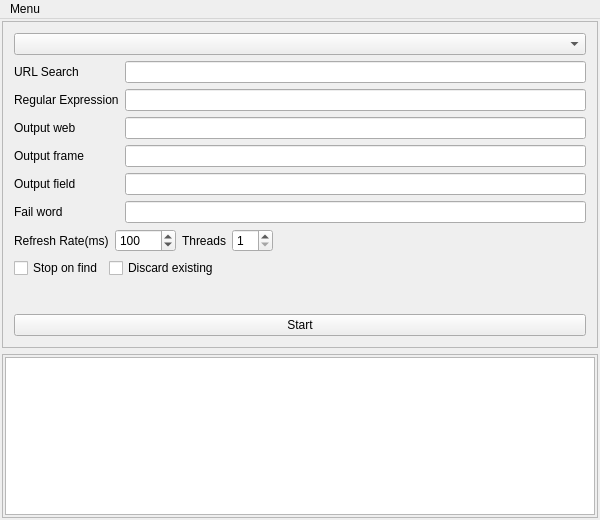
<?xml version="1.0" encoding="UTF-8"?>
<ui version="4.0">
 <class>MainWindow</class>
 <widget class="QMainWindow" name="MainWindow">
  <property name="geometry">
   <rect>
    <x>0</x>
    <y>0</y>
    <width>600</width>
    <height>520</height>
   </rect>
  </property>
  <property name="sizePolicy">
   <sizepolicy hsizetype="Fixed" vsizetype="Fixed">
    <horstretch>0</horstretch>
    <verstretch>0</verstretch>
   </sizepolicy>
  </property>
  <property name="windowTitle">
   <string>MainWindow</string>
  </property>
  <widget class="QWidget" name="centralWidget">
   <layout class="QVBoxLayout" name="verticalLayout_3">
    <property name="spacing">
     <number>2</number>
    </property>
    <property name="leftMargin">
     <number>2</number>
    </property>
    <property name="topMargin">
     <number>2</number>
    </property>
    <property name="rightMargin">
     <number>2</number>
    </property>
    <property name="bottomMargin">
     <number>2</number>
    </property>
    <item>
     <layout class="QVBoxLayout" name="verticalLayout" stretch="2,1">
      <property name="sizeConstraint">
       <enum>QLayout::SetMaximumSize</enum>
      </property>
      <item>
       <widget class="QFrame" name="frameTop">
        <property name="frameShape">
         <enum>QFrame::StyledPanel</enum>
        </property>
        <property name="frameShadow">
         <enum>QFrame::Raised</enum>
        </property>
        <layout class="QVBoxLayout" name="verticalLayout_5">
         <item>
          <widget class="QComboBox" name="comboProfiles">
           <property name="sizePolicy">
            <sizepolicy hsizetype="Preferred" vsizetype="Fixed">
             <horstretch>0</horstretch>
             <verstretch>0</verstretch>
            </sizepolicy>
           </property>
          </widget>
         </item>
         <item>
          <layout class="QFormLayout" name="formLayout_2">
           <item row="0" column="0">
            <widget class="QLabel" name="labelUrlSearch">
             <property name="text">
              <string>URL Search</string>
             </property>
            </widget>
           </item>
           <item row="0" column="1">
            <widget class="QLineEdit" name="lineEditUrlSearch"/>
           </item>
           <item row="1" column="0">
            <widget class="QLabel" name="labelRegularExpression">
             <property name="text">
              <string>Regular Expression</string>
             </property>
            </widget>
           </item>
           <item row="1" column="1">
            <widget class="QLineEdit" name="lineEditRegularExpression"/>
           </item>
           <item row="2" column="0">
            <widget class="QLabel" name="labelUrlOutput">
             <property name="text">
              <string>Output web</string>
             </property>
            </widget>
           </item>
           <item row="2" column="1">
            <widget class="QLineEdit" name="lineEditUrlOutput"/>
           </item>
           <item row="5" column="0">
            <widget class="QLabel" name="labelFailWord">
             <property name="text">
              <string>Fail word</string>
             </property>
            </widget>
           </item>
           <item row="5" column="1">
            <widget class="QLineEdit" name="lineEditFailWord"/>
           </item>
           <item row="4" column="0">
            <widget class="QLabel" name="labelOutputField">
             <property name="text">
              <string>Output field</string>
             </property>
            </widget>
           </item>
           <item row="4" column="1">
            <widget class="QLineEdit" name="lineEditOutpuField"/>
           </item>
           <item row="3" column="0">
            <widget class="QLabel" name="labelOutputFrame">
             <property name="text">
              <string>Output frame</string>
             </property>
            </widget>
           </item>
           <item row="3" column="1">
            <widget class="QLineEdit" name="lineEditOutputFrame"/>
           </item>
          </layout>
         </item>
         <item>
          <layout class="QGridLayout" name="gridLayout_2">
           <item row="0" column="0">
            <widget class="QLabel" name="labelRefresh">
             <property name="text">
              <string>Refresh Rate(ms)</string>
             </property>
             <property name="alignment">
              <set>Qt::AlignLeading|Qt::AlignLeft|Qt::AlignVCenter</set>
             </property>
            </widget>
           </item>
           <item row="0" column="2">
            <widget class="QLabel" name="labelThreads">
             <property name="text">
              <string>Threads</string>
             </property>
             <property name="alignment">
              <set>Qt::AlignLeading|Qt::AlignLeft|Qt::AlignVCenter</set>
             </property>
            </widget>
           </item>
           <item row="0" column="3">
            <widget class="QSpinBox" name="spinBoxThreads">
             <property name="minimum">
              <number>1</number>
             </property>
             <property name="maximum">
              <number>10</number>
             </property>
            </widget>
           </item>
           <item row="0" column="1">
            <widget class="QSpinBox" name="spinBoxRefresh">
             <property name="minimum">
              <number>10</number>
             </property>
             <property name="maximum">
              <number>10000</number>
             </property>
             <property name="singleStep">
              <number>10</number>
             </property>
             <property name="value">
              <number>100</number>
             </property>
            </widget>
           </item>
           <item row="0" column="4">
            <spacer name="horizontalSpacer">
             <property name="orientation">
              <enum>Qt::Horizontal</enum>
             </property>
             <property name="sizeHint" stdset="0">
              <size>
               <width>40</width>
               <height>20</height>
              </size>
             </property>
            </spacer>
           </item>
          </layout>
         </item>
         <item>
          <layout class="QGridLayout" name="gridLayout_3">
           <item row="0" column="1">
            <widget class="QCheckBox" name="checkBoxDiscard">
             <property name="text">
              <string>Discard existing</string>
             </property>
            </widget>
           </item>
           <item row="0" column="0">
            <widget class="QCheckBox" name="checkStopAfter">
             <property name="text">
              <string>Stop on find</string>
             </property>
            </widget>
           </item>
           <item row="0" column="2">
            <spacer name="horizontalSpacer_2">
             <property name="orientation">
              <enum>Qt::Horizontal</enum>
             </property>
             <property name="sizeHint" stdset="0">
              <size>
               <width>40</width>
               <height>20</height>
              </size>
             </property>
            </spacer>
           </item>
          </layout>
         </item>
         <item>
          <spacer name="verticalSpacer">
           <property name="orientation">
            <enum>Qt::Vertical</enum>
           </property>
           <property name="sizeHint" stdset="0">
            <size>
             <width>20</width>
             <height>40</height>
            </size>
           </property>
          </spacer>
         </item>
         <item>
          <layout class="QVBoxLayout" name="verticalLayout_6">
           <item>
            <widget class="QPushButton" name="pushButtonStart">
             <property name="text">
              <string>Start</string>
             </property>
            </widget>
           </item>
          </layout>
         </item>
        </layout>
       </widget>
      </item>
      <item>
       <widget class="QFrame" name="frameBottom">
        <property name="frameShape">
         <enum>QFrame::StyledPanel</enum>
        </property>
        <property name="frameShadow">
         <enum>QFrame::Raised</enum>
        </property>
        <layout class="QVBoxLayout" name="verticalLayout_4">
         <property name="spacing">
          <number>2</number>
         </property>
         <property name="leftMargin">
          <number>2</number>
         </property>
         <property name="topMargin">
          <number>2</number>
         </property>
         <property name="rightMargin">
          <number>2</number>
         </property>
         <property name="bottomMargin">
          <number>2</number>
         </property>
         <item>
          <layout class="QVBoxLayout" name="verticalLayoutBottom">
           <property name="spacing">
            <number>2</number>
           </property>
           <item>
            <widget class="QListWidget" name="listLog"/>
           </item>
          </layout>
         </item>
        </layout>
       </widget>
      </item>
     </layout>
    </item>
   </layout>
  </widget>
  <widget class="QMenuBar" name="menuBar">
   <property name="geometry">
    <rect>
     <x>0</x>
     <y>0</y>
     <width>396</width>
     <height>21</height>
    </rect>
   </property>
   <widget class="QMenu" name="menuMenu">
    <property name="title">
     <string>Menu</string>
    </property>
    <addaction name="actionExit"/>
   </widget>
   <addaction name="menuMenu"/>
  </widget>
  <action name="actionExit">
   <property name="text">
    <string>Exit</string>
   </property>
  </action>
 </widget>
 <layoutdefault spacing="6" margin="11"/>
 <resources/>
 <connections/>
</ui>
